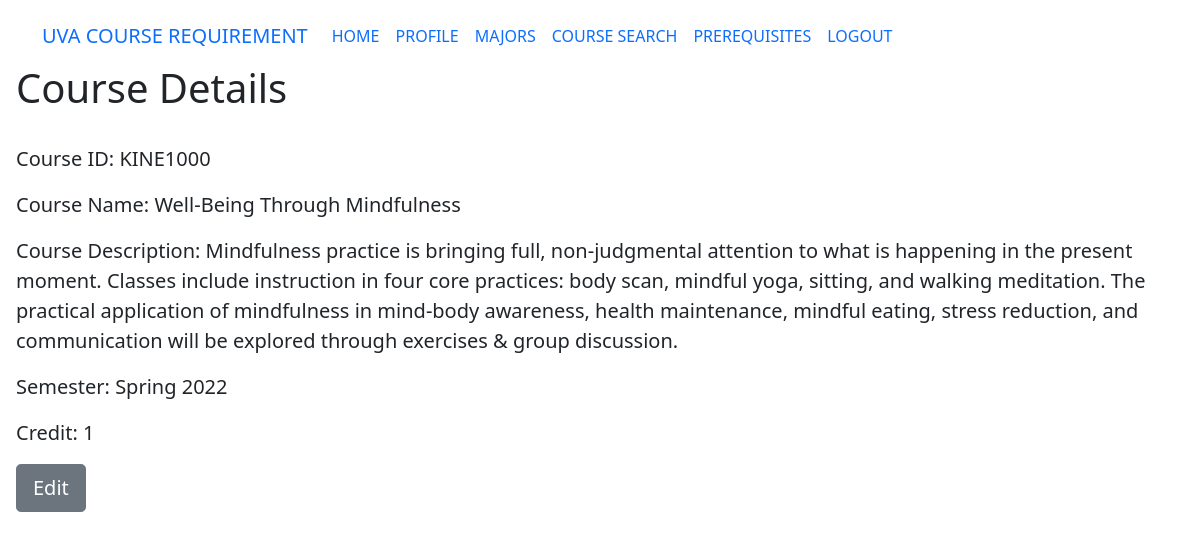
The app's page /course_detail.php?course_id=KINE1000 (signed in) with its own data.
### tables this page shows
CREATE TABLE Course (
    course_id VARCHAR(10) PRIMARY KEY,
    name VARCHAR(100) NOT NULL,
    description VARCHAR(2000) NOT NULL,
    semester VARCHAR(50) NOT NULL,
    credit INT NOT NULL
);

### utils/session_start.php (called while the page is built, shortened)
<?php
function is_professor() {
    return $_SESSION['type'] === 'professor';
}
?>

### course_detail.php (the view, shortened to what this page needs)
<!DOCTYPE html>
<html lang="en">
<head>
    <link href="https://cdn.jsdelivr.net/npm/bootstrap@5.1.3/dist/css/bootstrap.min.css" rel="stylesheet">
</head>
<body>
    <?php
    require_once "db_utils.php";
    require_once "utils/session_start.php";
    $cid = $_GET['course_id'];
    $query = "SELECT * FROM Course WHERE course_id = ?";
    $stmt = $db->prepare($query);
    $stmt->execute([$cid]);
    $row_course_detail = $stmt->fetch(PDO::FETCH_ASSOC); ?>
    <?php include "bar.php" ?>
    <div class="cover-container d-flex h-100 p-3 mx-auto flex-column ">
        <main role="main" class="inner cover">
            <h1 class="cover-heading ">Course Details</h1> <br>
            <p class="lead"><?php echo "Course ID: {$row_course_detail['course_id']}<br/>"; ?></p>
            <p class="lead"><?php echo "Course Name: {$row_course_detail['name']}<br/>"; ?></p>
            <p class="lead"><?php echo "Course Description: {$row_course_detail['description']}<br/>"; ?></p>
            <p class="lead"><?php echo "Semester: {$row_course_detail['semester']}<br/>"; ?></p>
            <p class="lead"><?php echo "Credit: {$row_course_detail['credit']}<br/>"; ?></p>
            <p class="lead">
                <?php if (is_professor()) { ?>
                    <a href="course_detail_edit.php?course_id=<?php echo $cid; ?>" class="btn btn-lg btn-secondary">Edit</a>
                <?php } ?>
            </p>
        </main>
    </div>
</body>
</html>

### records on screen
course: course_id "KINE1000", name "Well-Being Through Mindfulness", description "Mindfulness practice is bringing full, non-judgmental attention to what is happening in the present moment. Classes include instruction in four core practices: body scan, mindful yoga, sitting, and walking meditation. The practical application of mindfulness in mind-body awareness, health maintenance, mindful eating, stress reduction, and communication will be explored through exercises & group discussion.", semester "Spring 2022", credit "1"
